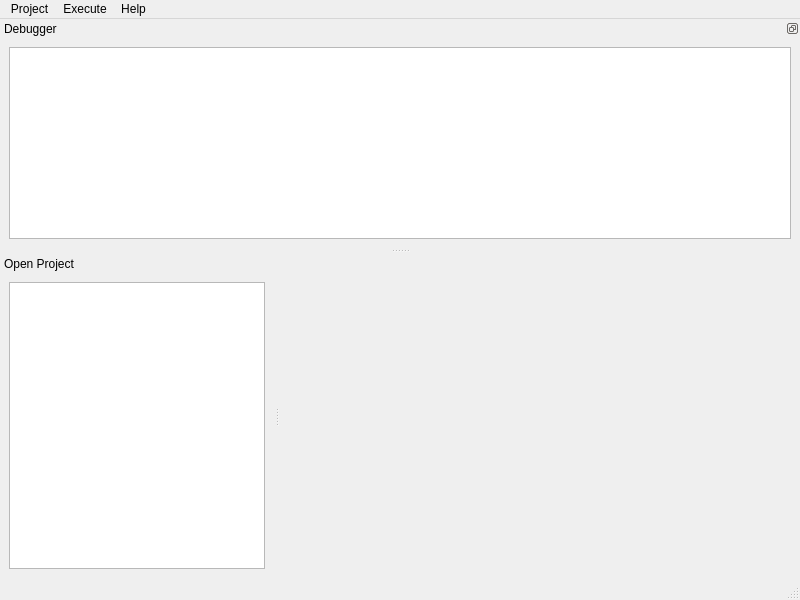
<?xml version="1.0" encoding="UTF-8"?>
<ui version="4.0">
 <class>ProjectMainWindow</class>
 <widget class="QMainWindow" name="ProjectMainWindow">
  <property name="geometry">
   <rect>
    <x>0</x>
    <y>0</y>
    <width>800</width>
    <height>600</height>
   </rect>
  </property>
  <property name="windowTitle">
   <string>efoto: Project Manager</string>
  </property>
  <property name="windowIcon">
   <iconset>
    <normaloff>:/icons/images/WindowIcon.png</normaloff>:/icons/images/WindowIcon.png</iconset>
  </property>
  <widget class="QWidget" name="centralwidget">
   <property name="sizePolicy">
    <sizepolicy hsizetype="Expanding" vsizetype="Expanding">
     <horstretch>0</horstretch>
     <verstretch>0</verstretch>
    </sizepolicy>
   </property>
   <layout class="QGridLayout">
    <item row="0" column="0">
     <layout class="QGridLayout">
      <item row="0" column="0">
       <widget class="QWidget" name="introWidget" native="true">
        <property name="styleSheet">
         <string notr="true">background-image: url(:/icons/images/pattern.png);</string>
        </property>
        <layout class="QHBoxLayout" name="horizontalLayout">
         <item>
          <spacer name="horizontalSpacer">
           <property name="orientation">
            <enum>Qt::Horizontal</enum>
           </property>
           <property name="sizeHint" stdset="0">
            <size>
             <width>40</width>
             <height>20</height>
            </size>
           </property>
          </spacer>
         </item>
         <item>
          <widget class="QLabel" name="label">
           <property name="styleSheet">
            <string notr="true">background-image: url(:/icons/images/none.png);</string>
           </property>
           <property name="text">
            <string/>
           </property>
           <property name="pixmap">
            <pixmap>:/icons/images/logo.png</pixmap>
           </property>
          </widget>
         </item>
         <item>
          <spacer name="horizontalSpacer_2">
           <property name="orientation">
            <enum>Qt::Horizontal</enum>
           </property>
           <property name="sizeHint" stdset="0">
            <size>
             <width>40</width>
             <height>20</height>
            </size>
           </property>
          </spacer>
         </item>
        </layout>
       </widget>
      </item>
     </layout>
    </item>
   </layout>
  </widget>
  <widget class="QMenuBar" name="menubar">
   <property name="geometry">
    <rect>
     <x>0</x>
     <y>0</y>
     <width>800</width>
     <height>18</height>
    </rect>
   </property>
   <widget class="QMenu" name="menuProject">
    <property name="title">
     <string>Project</string>
    </property>
    <addaction name="actionNew"/>
    <addaction name="actionLoad_file"/>
    <addaction name="actionSave_file"/>
    <addaction name="actionSave_project"/>
    <addaction name="actionLoad_project"/>
    <addaction name="actionSave_file_as"/>
    <addaction name="separator"/>
    <addaction name="actionConnect_DB"/>
    <addaction name="actionDisconnect_DB"/>
    <addaction name="separator"/>
    <addaction name="actionImport"/>
    <addaction name="actionExport"/>
    <addaction name="separator"/>
    <addaction name="actionAudit"/>
   </widget>
   <widget class="QMenu" name="menuExecute">
    <property name="title">
     <string>Execute</string>
    </property>
    <addaction name="actionInterior_Orientation"/>
    <addaction name="actionSpatial_resection"/>
    <addaction name="actionExport_Stereo"/>
   </widget>
   <widget class="QMenu" name="menuHelp">
    <property name="title">
     <string>Help</string>
    </property>
    <addaction name="actionAbout"/>
   </widget>
   <addaction name="menuProject"/>
   <addaction name="menuExecute"/>
   <addaction name="menuHelp"/>
  </widget>
  <widget class="QStatusBar" name="statusbar"/>
  <widget class="QDockWidget" name="projectDockWidget">
   <property name="features">
    <set>QDockWidget::DockWidgetMovable</set>
   </property>
   <property name="allowedAreas">
    <set>Qt::LeftDockWidgetArea|Qt::RightDockWidgetArea</set>
   </property>
   <property name="windowTitle">
    <string>Open Project</string>
   </property>
   <attribute name="dockWidgetArea">
    <number>1</number>
   </attribute>
   <widget class="QWidget" name="dockWidgetContents">
    <layout class="QHBoxLayout">
     <item>
      <widget class="QTreeWidget" name="treeWidget">
       <property name="sizePolicy">
        <sizepolicy hsizetype="Preferred" vsizetype="Preferred">
         <horstretch>0</horstretch>
         <verstretch>0</verstretch>
        </sizepolicy>
       </property>
       <attribute name="headerVisible">
        <bool>false</bool>
       </attribute>
       <attribute name="headerVisible">
        <bool>false</bool>
       </attribute>
       <column>
        <property name="text">
         <string>New Project</string>
        </property>
       </column>
      </widget>
     </item>
    </layout>
   </widget>
  </widget>
  <widget class="QDockWidget" name="debuggerDockWidget">
   <property name="features">
    <set>QDockWidget::DockWidgetFloatable|QDockWidget::DockWidgetMovable</set>
   </property>
   <property name="windowTitle">
    <string>Debugger</string>
   </property>
   <attribute name="dockWidgetArea">
    <number>4</number>
   </attribute>
   <widget class="QWidget" name="dockWidgetContents_2">
    <layout class="QGridLayout" name="gridLayout">
     <item row="0" column="0">
      <widget class="QTextEdit" name="debuggerTextEdit"/>
     </item>
    </layout>
   </widget>
  </widget>
  <action name="actionNew">
   <property name="text">
    <string>New</string>
   </property>
  </action>
  <action name="actionSave_file_as">
   <property name="text">
    <string>Save file as</string>
   </property>
  </action>
  <action name="actionConnect_DB">
   <property name="text">
    <string>Connect DB</string>
   </property>
   <property name="visible">
    <bool>false</bool>
   </property>
  </action>
  <action name="actionDisconnect_DB">
   <property name="text">
    <string>Disconnect DB</string>
   </property>
   <property name="visible">
    <bool>false</bool>
   </property>
  </action>
  <action name="actionExport">
   <property name="text">
    <string>Export</string>
   </property>
   <property name="visible">
    <bool>false</bool>
   </property>
  </action>
  <action name="actionImport">
   <property name="text">
    <string>Import</string>
   </property>
   <property name="visible">
    <bool>false</bool>
   </property>
  </action>
  <action name="actionAudit">
   <property name="text">
    <string>Audit</string>
   </property>
  </action>
  <action name="actionHeader">
   <property name="text">
    <string>Header</string>
   </property>
  </action>
  <action name="actionTerrain">
   <property name="text">
    <string>Terrain</string>
   </property>
  </action>
  <action name="actionSensors">
   <property name="text">
    <string>Sensors</string>
   </property>
  </action>
  <action name="actionFlights">
   <property name="text">
    <string>Flights</string>
   </property>
  </action>
  <action name="actionBlocks">
   <property name="text">
    <string>Blocks</string>
   </property>
  </action>
  <action name="actionImages">
   <property name="text">
    <string>Images</string>
   </property>
  </action>
  <action name="actionPoints">
   <property name="text">
    <string>Points</string>
   </property>
  </action>
  <action name="actionInterior_Orientations">
   <property name="text">
    <string>Interior Orientations</string>
   </property>
  </action>
  <action name="actionExterior_Orientations">
   <property name="text">
    <string>Exterior Orientations</string>
   </property>
  </action>
  <action name="actionFeatures">
   <property name="text">
    <string>Features</string>
   </property>
  </action>
  <action name="actionOrthoretifications">
   <property name="text">
    <string>Orthoretifications</string>
   </property>
  </action>
  <action name="actionInterior_Orientation">
   <property name="text">
    <string>Interior Orientation</string>
   </property>
  </action>
  <action name="actionSpatial_resection">
   <property name="text">
    <string>Spatial resection</string>
   </property>
  </action>
  <action name="actionAbout">
   <property name="text">
    <string>About</string>
   </property>
  </action>
  <action name="actionSave_file">
   <property name="text">
    <string>Save file</string>
   </property>
   <property name="visible">
    <bool>true</bool>
   </property>
  </action>
  <action name="actionLoad_file">
   <property name="text">
    <string>Load file</string>
   </property>
   <property name="visible">
    <bool>true</bool>
   </property>
  </action>
  <action name="actionSave_project">
   <property name="text">
    <string>Save project</string>
   </property>
   <property name="visible">
    <bool>false</bool>
   </property>
  </action>
  <action name="actionLoad_project">
   <property name="text">
    <string>Load project</string>
   </property>
   <property name="visible">
    <bool>false</bool>
   </property>
  </action>
  <action name="actionExport_Stereo">
   <property name="text">
    <string>Export Stereo File</string>
   </property>
   <property name="toolTip">
    <string>Export a file to be used on Stereoplotter or DEM File</string>
   </property>
  </action>
 </widget>
 <resources/>
 <connections/>
</ui>
